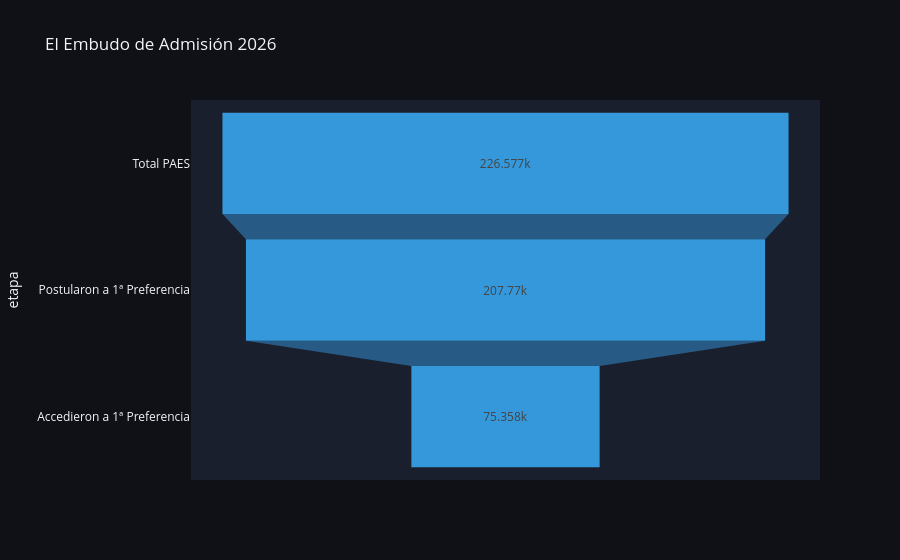

Here is the notebook cell this chart was saved with:
### Code cell
import plotly.express as px

total_inscritos = len(df)
postularon = len(df.dropna(subset=['PTJE_PREF']))
seleccionados = len(df[df['ACCESO_1PREF'] == 1])

data = dict(
    etapa=['Total PAES', 'Postularon a 1ª Preferencia', 'Accedieron a 1ª Preferencia'],
    cantidad=[total_inscritos, postularon, seleccionados]
)

fig = px.funnel(data, x='cantidad', y='etapa', title='El Embudo de Admisión 2026',
                color_discrete_sequence=['#3498db'])
fig.update_layout(template='plotly_dark', paper_bgcolor='#0f1117', plot_bgcolor='#1a1f2e')
fig.show()

### Figure 1 — Plotly figure (JSON) as saved in the notebook; plotly's stock layout.template omitted (floating-point values rounded to 4 significant figures)
{"data": [{"hovertemplate": "cantidad=%{x}<br>etapa=%{y}<extra></extra>", "legendgroup": "", "marker": {"color": "#3498db"}, "name": "", "orientation": "h", "showlegend": false, "type": "funnel", "x": [226577, 207770, 75358], "xaxis": "x", "y": ["Total PAES", "Postularon a 1ª Preferencia", "Accedieron a 1ª Preferencia"], "yaxis": "y"}], "layout": {"legend": {"tracegroupgap": 0}, "paper_bgcolor": "#0f1117", "plot_bgcolor": "#1a1f2e", "title": {"text": "El Embudo de Admisión 2026"}, "xaxis": {"anchor": "y", "domain": [0, 1], "title": {"text": "cantidad"}}, "yaxis": {"anchor": "x", "domain": [0, 1], "title": {"text": "etapa"}}}}
